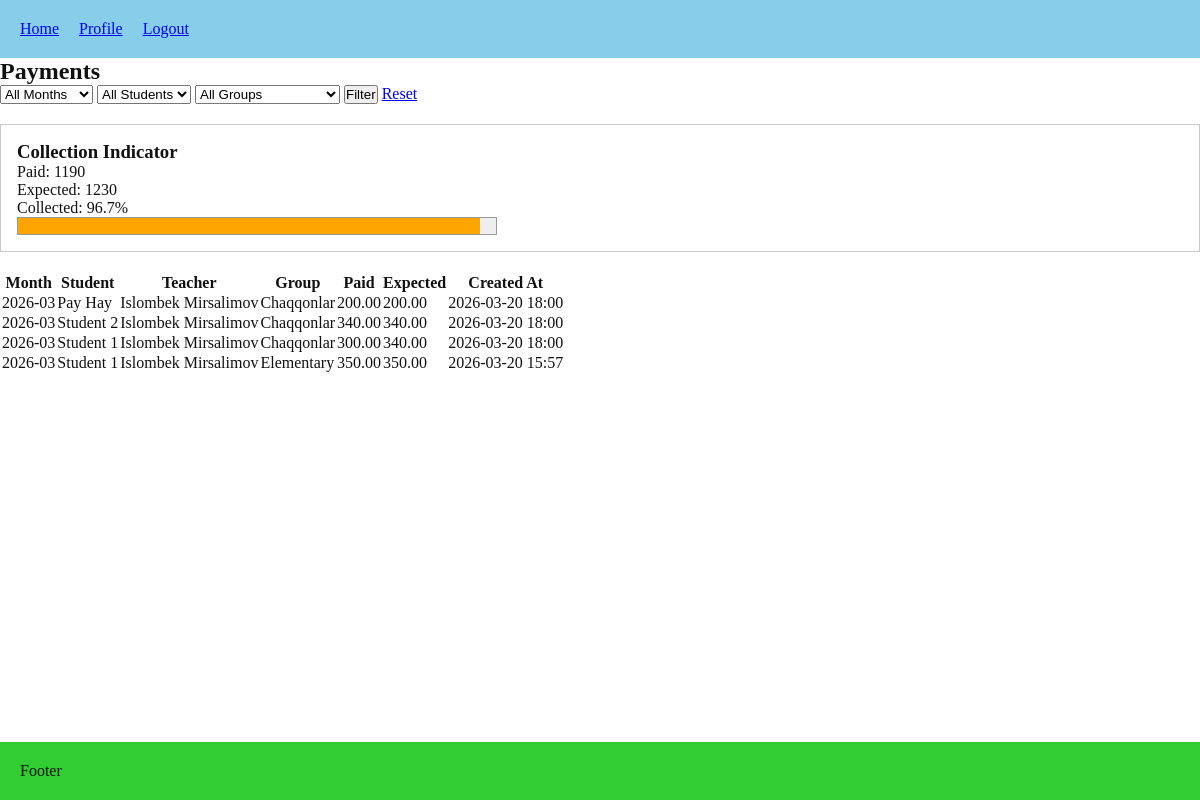
The app's page /payments/dashboard/ (signed in) with its own data.
### payments/models.py (models this page shows, shortened)
class Payment(models.Model):
    enrollment = models.ForeignKey(
        Enrollment,
        on_delete=models.RESTRICT,
        related_name="payments",
    )
    student = models.ForeignKey(
        User,
        on_delete=models.RESTRICT,
        related_name="payments",
        limit_choices_to={"role": User.Role.STUDENT},
        editable=False,
    )
    group = models.ForeignKey(
        Group,
        on_delete=models.RESTRICT,
        related_name="payments",
        editable=False,
    )
    expected_amount = models.DecimalField(
        max_digits=8,
        decimal_places=2,
        editable=False,
    )
    paid_amount = models.DecimalField(
        max_digits=8,
        decimal_places=2,
    )
    created_at = models.DateTimeField(auto_now_add=True)
    payment_year = models.PositiveSmallIntegerField(default=current_year)
    payment_month = models.PositiveSmallIntegerField(default=current_month)

### users/models.py (models this page shows, shortened)
class User(AbstractUser):
    username = models.CharField(
        max_length=150,
        unique=True,
        blank=True,
        editable=False
    )
    class Role(models.TextChoices):
        ADMIN = 'ADMIN', 'Admin'
        TEACHER = 'TEACHER', 'Teacher'
        STUDENT = 'STUDENT', 'Student'
    ROLE_PREFIXES = {
        Role.ADMIN: 'adm',
        Role.TEACHER: 'tch',
        Role.STUDENT: 'std',
    }
    role = models.CharField(max_length=20, choices=Role.choices, default=Role.STUDENT)
    phone_number = models.CharField(max_length=15, blank=True)
    must_reset_password = models.BooleanField(default=True)
    class Meta:
        constraints = [
            models.UniqueConstraint(fields=["first_name", "last_name", "role"], name="unique_full_name_per_role")
        ]

### lessons/models.py (models this page shows, shortened)
class Group(models.Model):
    name = models.CharField(max_length=100, unique=True)
    subject = models.ForeignKey(Subject, on_delete=models.RESTRICT, related_name="groups")
    teacher = models.ForeignKey(User, on_delete=models.CASCADE, limit_choices_to={"role": "TEACHER"}, related_name="teaching_groups")
    homework_description = models.TextField(blank=True, null=True)
    homework_updated_at = models.DateTimeField(blank=True, null=True)
    default_payment_amount = models.DecimalField(max_digits=10, decimal_places=2, blank=True, null=True)
    week_days = models.CharField(max_length=50, blank=True, null=True)
    start_time = models.TimeField(blank=True, null=True)
    end_time = models.TimeField(blank=True, null=True)
    start_date = models.DateField(default=date.today)
    end_date = models.DateField(blank=True, null=True)

### payments/views.py (the view, shortened to what this page needs)
# urls.py: path("dashboard/", views.payment_dashboard, name="dashboard"),
@login_required
def payment_dashboard(request):
    scoped_payments = (
        Payment.objects
        .select_related("student", "group", "group__teacher", "enrollment")
        .order_by("-payment_year", "-payment_month", "-created_at")
    )
    if request.user.role == User.Role.TEACHER:
        scoped_payments = scoped_payments.filter(group__teacher=request.user)
    elif request.user.role == User.Role.STUDENT:
        scoped_payments = scoped_payments.filter(student=request.user)
    selected_month = request.GET.get("month", "")
    selected_teacher = request.GET.get("teacher", "")
    selected_group = request.GET.get("group", "")
    payments = scoped_payments
    if selected_teacher:
        payments = payments.filter(group__teacher_id=selected_teacher)
    if selected_group:
        payments = payments.filter(group_id=selected_group)
    money_field = DecimalField(max_digits=12, decimal_places=2)
    totals = payments.aggregate(
        total_paid=Coalesce(
            Sum("paid_amount"),
            Value(Decimal("0.00")),
            output_field=money_field,
        ),
        total_expected=Coalesce(
            Sum("expected_amount"),
            Value(Decimal("0.00")),
            output_field=money_field,
        ),
    )
    total_paid = totals["total_paid"]
    total_expected = totals["total_expected"]
    collection_percent = round((total_paid / total_expected) * 100, 1) if total_expected else 0
    teacher_ids = scoped_payments.values_list("group__teacher_id", flat=True).distinct()
    group_ids = scoped_payments.values_list("group_id", flat=True).distinct()
    teachers = User.objects.filter(
        pk__in=teacher_ids,
        role=User.Role.TEACHER,
    ).order_by("first_name", "last_name", "username")
    groups = Group.objects.filter(
        pk__in=group_ids,
    ).select_related("subject", "teacher").order_by("name")
    month_rows = (
        scoped_payments
        .values("payment_year", "payment_month")
        .distinct()
        .order_by("-payment_year", "-payment_month")
    )
    month_choices = [
        {
            "value": f"{row['payment_year']}-{row['payment_month']:02d}",
            "label": date(row["payment_year"], row["payment_month"], 1).strftime("%B %Y"),
        }
        for row in month_rows
    ]
    return render(request, "payments/payment_dashboard.html", {
        "payments": payments,
        "teachers": teachers,
        "groups": groups,
        "month_choices": month_choices,
        "selected_month": selected_month,
        "selected_teacher": selected_teacher,
        "selected_group": selected_group,
        "total_paid": total_paid,
        "total_expected": total_expected,
        "collection_percent": collection_percent,
    })

### lessons/models.py (called while the page is built)
    def __str__(self):
        return self.name

### payments/templates/payments/payment_dashboard.html (shortened to what this page needs)
{% extends "core/base.html" %}
{% block content %}
<h2>Payments</h2>
<form method="get" id="payments-filter-form">
    <select name="month">
        <option value="">All Months</option>
    </select>
    {% if request.user.role != "STUDENT" %}
        <select name="student">
            <option value="">All Students</option>
        </select>
    {% endif %}
    <select name="group">
        <option value="">All Groups</option>
    </select>
    <button type="submit">Filter</button>
    <a href="{% url 'payments:dashboard' %}">Reset</a>
</form>
<div style="margin: 20px 0; padding: 16px; border: 1px solid #ccc;">
    <h3>Collection Indicator</h3>
    <p>Paid: {{ total_paid }}</p>
    <p>Expected: {{ total_expected }}</p>
    <p>Collected: {{ collection_percent }}%</p>
    <div style="width: 100%; max-width: 480px; height: 18px; border: 1px solid #999; background: #eee;">
        <div
            style="height: 100%; width: {% if collection_percent > 100 %}100{% else %}{{ collection_percent }}{% endif %}%; background: {% if collection_percent >= 100 %}green{% elif collection_percent >= 70 %}orange{% else %}crimson{% endif %};">
        </div>
    </div>
</div>
<table>
    <thead>
        <tr>
            <th>Month</th>
            <th>Student</th>
            <th>Teacher</th>
            <th>Group</th>
            <th>Paid</th>
            <th>Expected</th>
            <th>Created At</th>
        </tr>
    </thead>
    <tbody>
        {% for payment in payments %}
            <tr>
                <td>{{ payment.payment_year }}-{{ payment.payment_month|stringformat:"02d" }}</td>
                <td>{{ payment.student.get_full_name|default:payment.student.username }}</td>
                <td>{{ payment.group.teacher.get_full_name|default:payment.group.teacher.username }}</td>
                <td>{{ payment.group.name }}</td>
                <td>{{ payment.paid_amount }}</td>
                <td>{{ payment.expected_amount }}</td>
                <td>{{ payment.created_at|date:"Y-m-d H:i" }}</td>
            </tr>
        {% empty %}
            <tr>
                <td colspan="7">No payments found.</td>
            </tr>
        {% endfor %}
    </tbody>
</table>
{% endblock %}

### core/static/core/style.css (style rules this page uses)
* { box-sizing: border-box; margin: 0; padding: 0; list-style: none; }
:root { font-size: 12; --theme-color: skyblue; --secondary-color: limegreen; }
.theme-light { --bg: #ffffff; --text: #111111; --surface: #f5f5f5; --border: #e0e0e0; }
body { background-color: var(--bg); color: var(--text); display: flex; flex-direction: column; min-height: 100vh; }
a { transition: 0.3s; }

### records on screen
Payment: payment_year "2026", payment_month "03", student.get_full_name "Pay Hay", group.teacher.get_full_name "Islombek Mirsalimov", group.name "Chaqqonlar", paid_amount "200.00", expected_amount "200.00", created_at "2026-03-20 18:00"
Payment: payment_year "2026", payment_month "03", student.get_full_name "Student 2", group.teacher.get_full_name "Islombek Mirsalimov", group.name "Chaqqonlar", paid_amount "340.00", expected_amount "340.00", created_at "2026-03-20 18:00"
Payment: payment_year "2026", payment_month "03", student.get_full_name "Student 1", group.teacher.get_full_name "Islombek Mirsalimov", group.name "Chaqqonlar", paid_amount "300.00", expected_amount "340.00", created_at "2026-03-20 18:00"
Payment: payment_year "2026", payment_month "03", student.get_full_name "Student 1", group.teacher.get_full_name "Islombek Mirsalimov", group.name "Elementary", paid_amount "350.00", expected_amount "350.00", created_at "2026-03-20 15:57"

### other values on screen
{{ total_paid }} "1190"
{{ total_expected }} "1230"
{{ collection_percent }} "96.7"
